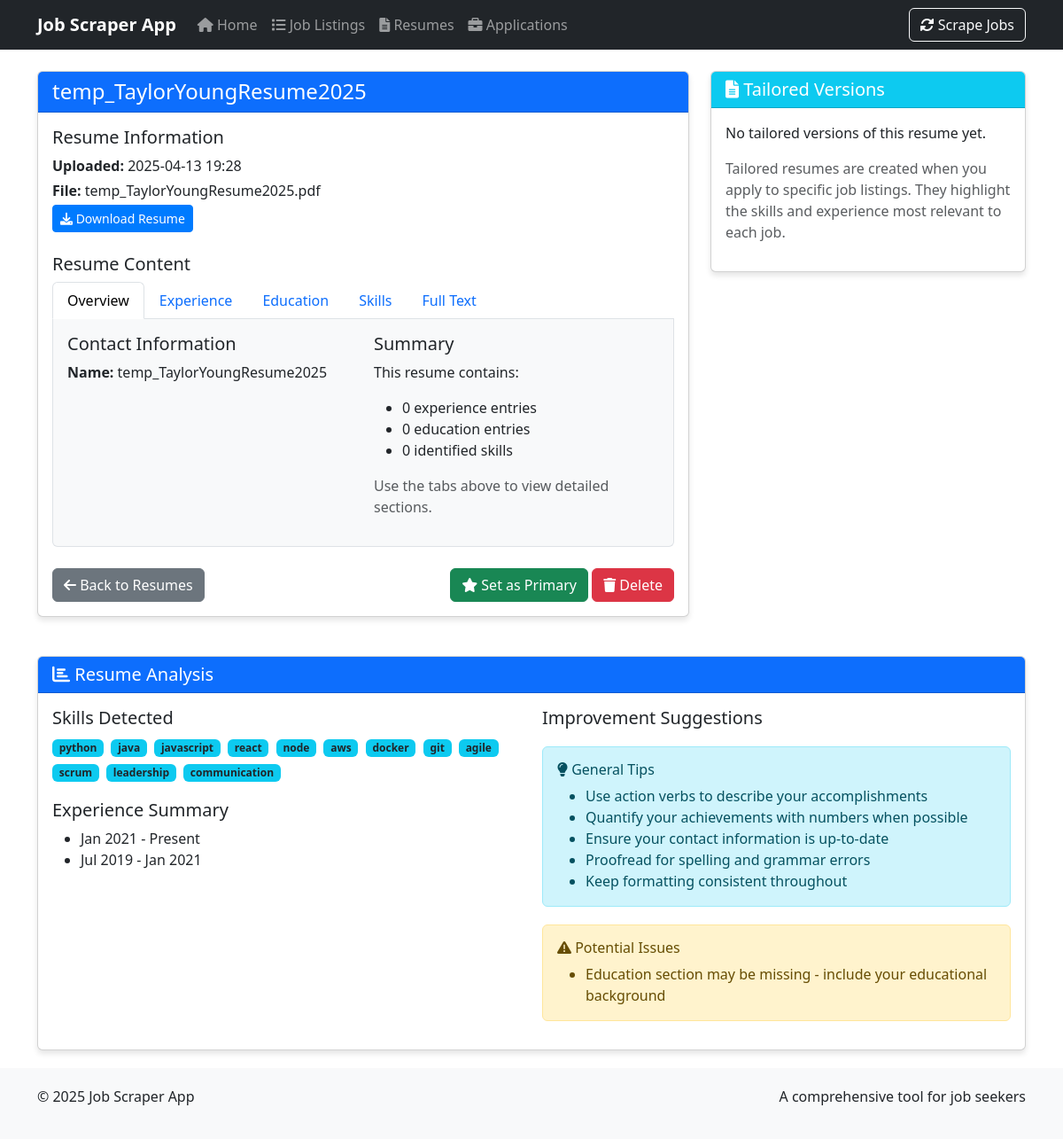
Before: /resume/1 with the older database file.
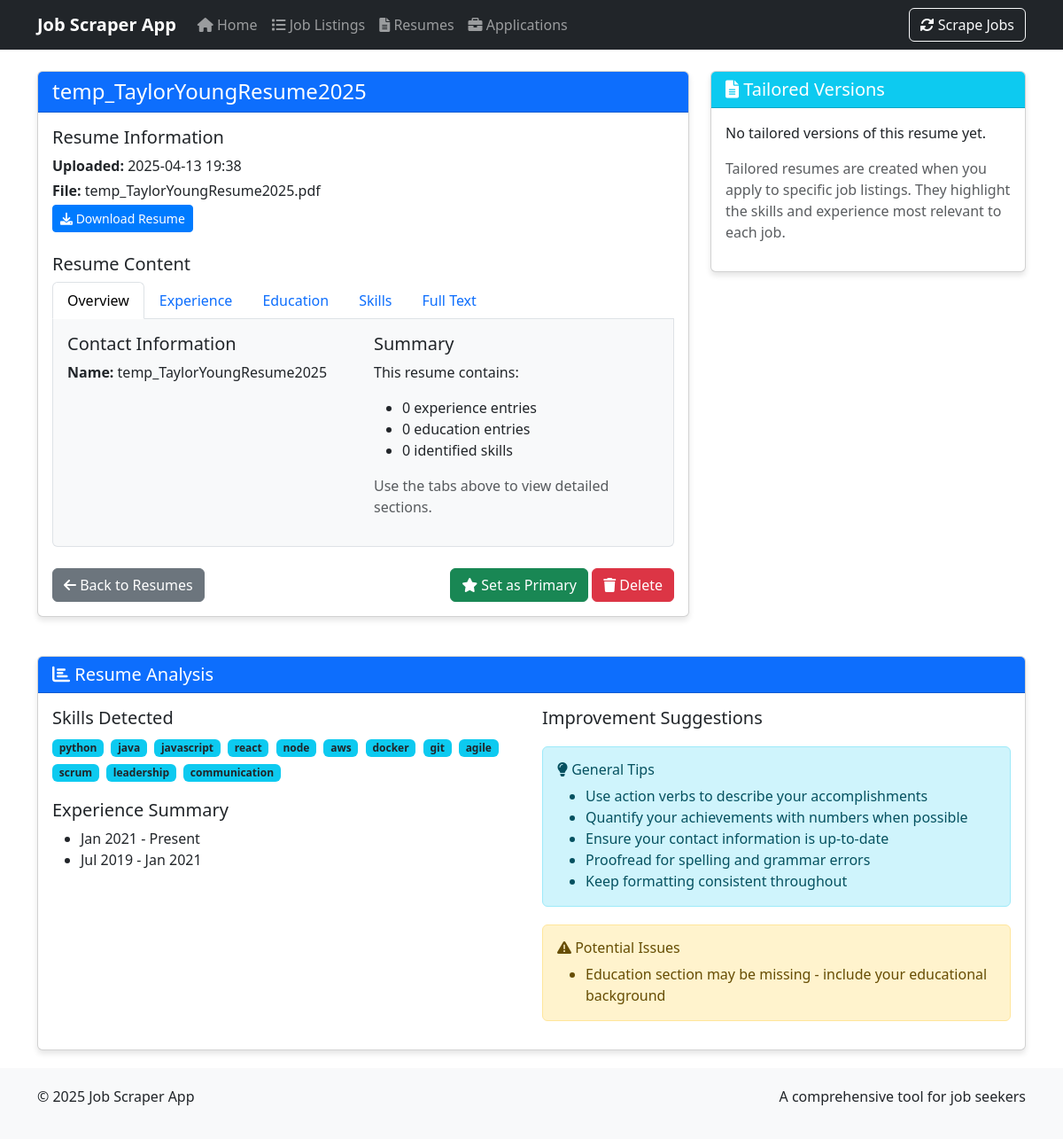
After: the same page with the newer database file.
### job_scraper_app/database/setup.py (models this page shows, shortened)
class Resume(Base):
    __tablename__ = 'resumes'
    id = Column(Integer, primary_key=True)
    name = Column(String(255), nullable=False)
    file_path = Column(String(512), nullable=False)
    content_text = Column(Text)
    upload_date = Column(DateTime, default=datetime.utcnow)
    is_primary = Column(Boolean, default=False)
    tailored_resumes = relationship("TailoredResume", back_populates="base_resume", cascade="all, delete-orphan")

### run_flask_app.py (the view)
@app.route('/resume/<int:resume_id>')
def resume(resume_id):
    session = Session()
    try:
        resume_db = session.query(Resume).filter_by(id=resume_id).first()
        if not resume_db:
            return "Resume not found", 404
        tailored_resumes = session.query(TailoredResume).filter_by(base_resume_id=resume_id).all()
        parser = resume_manager.parser
        resume_data = parser.parse(resume_db.file_path)
        resume = {
            'id': resume_db.id,
            'name': resume_db.name,
            'file_path': resume_db.file_path,
            'content_text': resume_db.content_text,
            'upload_date': resume_db.upload_date,
            'is_primary': resume_db.is_primary,
            'email': resume_data.get('email', []) if resume_data else [],
            'phone': resume_data.get('phone', []) if resume_data else [],
            'education': resume_data.get('education', []) if resume_data else [],
            'experience': resume_data.get('experience', []) if resume_data else [],
            'skills': resume_data.get('skills', []) if resume_data else [],
            'links': resume_data.get('links', {}) if resume_data else {}
        }
        return render_template('resume.html',
                              resume=resume,
                              tailored_resumes=tailored_resumes)
    finally:
        session.close()

### run_flask_app.py (called while the page is built)
@app.template_filter('extract_skills')
def extract_skills_filter(text):
    if not text:
        return []
    common_skills = [
        'python', 'java', 'javascript', 'html', 'css', 'sql', 'react', 'angular', 'vue',
        'node', 'express', 'django', 'flask', 'spring', 'aws', 'azure', 'docker', 'kubernetes',
        'git', 'agile', 'scrum', 'leadership', 'communication', 'teamwork', 'problem-solving'
    ]
    text_lower = text.lower()
    return [skill for skill in common_skills if skill in text_lower]

@app.template_filter('extract_experience')
def extract_experience_filter(text):
    if not text:
        return []
    lines = text.split('\n')
    experience = []
    for line in lines:
        if any(year in line for year in ['2020', '2021', '2022', '2023', '2024', '2025']):
            experience.append(line.strip())
    return experience[:5]  # Return at most 5 experiences

@app.template_test('contains')
def contains_test(value, substring):
    if not value:
        return False
    return substring in value

### job_scraper_app/ui/templates/resume.html (shortened to what this page needs)
{% extends "base.html" %}
{% block content %}
<div class="row">
    <div class="col-md-8">
        <div class="card">
            <div class="card-header {% if resume.is_primary %}bg-success{% else %}bg-primary{% endif %} text-white">
                <h1 class="h4 mb-0">
                    {{ resume.name }}
                </h1>
            </div>
            <div class="card-body">
                <div class="mb-4">
                    <h2 class="h5">Resume Information</h2>
                    <p class="mb-1"><strong>Uploaded:</strong> {{ resume.upload_date.strftime('%Y-%m-%d %H:%M') }}</p>
                    <p class="mb-1"><strong>File:</strong> {{ resume.file_path.split('/')[-1] }}</p>
                    <p class="mb-0">
                        <a href="{{ url_for('download_file', filename=resume.file_path.split('/')[-1]) }}" class="btn btn-sm btn-primary">
                            <i class="fas fa-download"></i> Download Resume
                        </a>
                    </p>
                </div>
                <div class="mb-4">
                    <h2 class="h5">Resume Content</h2>
                    <ul class="nav nav-tabs" id="resumeTabs" role="tablist">
                        <li class="nav-item" role="presentation">
                            <button class="nav-link active" id="overview-tab" data-bs-toggle="tab" data-bs-target="#overview" type="button" role="tab" aria-controls="overview" aria-selected="true">Overview</button>
                        </li>
                        <li class="nav-item" role="presentation">
                            <button class="nav-link" id="experience-tab" data-bs-toggle="tab" data-bs-target="#experience" type="button" role="tab" aria-controls="experience" aria-selected="false">Experience</button>
                        </li>
                        <li class="nav-item" role="presentation">
                            <button class="nav-link" id="education-tab" data-bs-toggle="tab" data-bs-target="#education" type="button" role="tab" aria-controls="education" aria-selected="false">Education</button>
                        </li>
                        <li class="nav-item" role="presentation">
                            <button class="nav-link" id="skills-tab" data-bs-toggle="tab" data-bs-target="#skills" type="button" role="tab" aria-controls="skills" aria-selected="false">Skills</button>
                        </li>
                        <li class="nav-item" role="presentation">
                            <button class="nav-link" id="full-tab" data-bs-toggle="tab" data-bs-target="#full" type="button" role="tab" aria-controls="full" aria-selected="false">Full Text</button>
                        </li>
                    </ul>
                    <div class="tab-content border border-top-0 p-3 rounded-bottom bg-light" style="max-height: 400px; overflow-y: auto;">
                        <div class="tab-pane fade show active" id="overview" role="tabpanel" aria-labelledby="overview-tab">
                            <div class="row">
                                <div class="col-md-6">
                                    <h5>Contact Information</h5>
                                    <p><strong>Name:</strong> {{ resume.name }}</p>
                                </div>
                                <div class="col-md-6">
                                    <h5>Summary</h5>
                                    <p>This resume contains:</p>
                                    <ul>
                                        <li>{{ resume.experience|length }} experience entries</li>
                                        <li>{{ resume.education|length }} education entries</li>
                                        <li>{{ resume.skills|length }} identified skills</li>
                                    </ul>
                                    <p class="text-muted">Use the tabs above to view detailed sections.</p>
                                </div>
                            </div>
                        </div>
                    </div>
                </div>
                <div class="d-flex justify-content-between">
                    <a href="{{ url_for('resumes') }}" class="btn btn-secondary">
                        <i class="fas fa-arrow-left"></i> Back to Resumes
                    </a>
                    <div>
                        {% if not resume.is_primary %}
                            <form action="{{ url_for('set_primary_resume') }}" method="post" class="d-inline">
                                <button type="submit" class="btn btn-success">
                                    <i class="fas fa-star"></i> Set as Primary
                                </button>
                            </form>
                        {% endif %}
                        <form action="{{ url_for('delete_resume') }}" method="post" class="d-inline" onsubmit="return confirm('Are you sure you want to delete this resume?');">
                            <button type="submit" class="btn btn-danger">
                                <i class="fas fa-trash"></i> Delete
                            </button>
                        </form>
                    </div>
                </div>
            </div>
        </div>
    </div>
    <div class="col-md-4">
        <div class="card">
            <div class="card-header bg-info text-white">
                <h2 class="h5 mb-0"><i class="fas fa-file-alt"></i> Tailored Versions</h2>
            </div>
            <div class="card-body">
                {% if tailored_resumes %}
                    <div class="list-group">
                        {% for tailored in tailored_resumes %}
                            <div class="list-group-item">
                                <h5 class="mb-1">{{ tailored.name }}</h5>
                                <p class="mb-1">
                                    <small class="text-muted">Created: {{ tailored.creation_date.strftime('%Y-%m-%d') }}</small>
                                </p>
                                <p class="mb-1">
                                    <small>For: <a href="{{ url_for('job_listing', job_id=tailored.job_listing_id) }}">{{ tailored.job_listing.title }} at {{ tailored.job_listing.company_name }}</a></small>
                                </p>
                                <div class="btn-group btn-group-sm">
                                    <a href="{{ url_for('download_file', filename=tailored.file_path.split('/')[-1]) }}" class="btn btn-outline-primary">
                                        <i class="fas fa-download"></i> Download
                                    </a>
                                </div>
                            </div>
                        {% endfor %}
                    </div>
                {% else %}
                    <p>No tailored versions of this resume yet.</p>
                    <p class="text-muted">Tailored resumes are created when you apply to specific job listings. They highlight the skills and experience most relevant to each job.</p>
                {% endif %}
            </div>
        </div>
    </div>
</div>
<div class="row mt-4">
    <div class="col-md-12">
        <div class="card">
            <div class="card-header bg-primary text-white">
                <h2 class="h5 mb-0"><i class="fas fa-chart-bar"></i> Resume Analysis</h2>
            </div>
            <div class="card-body">
                <div class="row">
                    <div class="col-md-6">
                        <h5>Skills Detected</h5>
                        <div class="mb-3">
                            {% set skills = resume.content_text|extract_skills %}
                            {% if skills %}
                                <div>
                                    {% for skill in skills %}
                                        <span class="badge bg-info text-dark me-1 mb-1">{{ skill }}</span>
                                    {% endfor %}
                                </div>
                            {% else %}
                                <p class="text-muted">No skills detected. Consider adding a skills section to your resume.</p>
                            {% endif %}
                        </div>
                        <h5>Experience Summary</h5>
                        <div>
                            {% set experience = resume.content_text|extract_experience %}
                            {% if experience %}
                                <ul>
                                    {% for exp in experience %}
                                        <li>{{ exp }}</li>
                                    {% endfor %}
                                </ul>
                            {% else %}
                                <p class="text-muted">No experience details detected. Make sure your resume includes a clear work experience section.</p>
                            {% endif %}
                        </div>
                    </div>
                    <div class="col-md-6">
                        <h5>Improvement Suggestions</h5>
                        <div class="alert alert-info">
                            <h6><i class="fas fa-lightbulb"></i> General Tips</h6>
                            <ul class="mb-0">
                                <li>Use action verbs to describe your accomplishments</li>
                                <li>Quantify your achievements with numbers when possible</li>
                                <li>Ensure your contact information is up-to-date</li>
                                <li>Proofread for spelling and grammar errors</li>
                                <li>Keep formatting consistent throughout</li>
                            </ul>
                        </div>
                        <div class="alert alert-warning">
                            <h6><i class="fas fa-exclamation-triangle"></i> Potential Issues</h6>
                            <ul class="mb-0">
                                {% if not resume.content_text|lower is contains('education') %}
                                    <li>Education section may be missing - include your educational background</li>
                                {% endif %}
                            </ul>
                        </div>
                    </div>
                </div>
            </div>
        </div>
    </div>
</div>
{% endblock %}

### job_scraper_app/ui/templates/base.html (shortened to what this page needs)
<!DOCTYPE html>
<html lang="en">
<head>
    <link href="https://cdn.jsdelivr.net/npm/bootstrap@5.3.0-alpha1/dist/css/bootstrap.min.css" rel="stylesheet">
    <link rel="stylesheet" href="https://cdnjs.cloudflare.com/ajax/libs/font-awesome/6.0.0/css/all.min.css">
</head>
<body>
    <nav class="navbar navbar-expand-lg navbar-dark bg-dark fixed-top">
        <div class="container">
            <a class="navbar-brand" href="{{ url_for('index') }}">Job Scraper App</a>
            <div class="collapse navbar-collapse" id="navbarNav">
                <ul class="navbar-nav me-auto">
                    <li class="nav-item">
                        <a class="nav-link {% if request.path == url_for('index') %}active{% endif %}" href="{{ url_for('index') }}">
                            <i class="fas fa-home"></i> Home
                        </a>
                    </li>
                    <li class="nav-item">
                        <a class="nav-link {% if request.path == url_for('job_listings') %}active{% endif %}" href="{{ url_for('job_listings') }}">
                            <i class="fas fa-list"></i> Job Listings
                        </a>
                    </li>
                    <li class="nav-item">
                        <a class="nav-link {% if request.path == url_for('resumes') %}active{% endif %}" href="{{ url_for('resumes') }}">
                            <i class="fas fa-file-alt"></i> Resumes
                        </a>
                    </li>
                    <li class="nav-item">
                        <a class="nav-link {% if request.path == url_for('applications') %}active{% endif %}" href="{{ url_for('applications') }}">
                            <i class="fas fa-briefcase"></i> Applications
                        </a>
                    </li>
                </ul>
                <form class="d-flex" action="{{ url_for('scrape') }}" method="post">
                    <button class="btn btn-outline-light" type="submit">
                        <i class="fas fa-sync-alt"></i> Scrape Jobs
                    </button>
                </form>
            </div>
        </div>
    </nav>
    <div class="container content mt-4">
        {% block content %}{% endblock %}
    </div>
    <footer class="footer">
        <div class="container">
            <div class="row">
                <div class="col-md-6">
                    <p>&copy; 2025 Job Scraper App</p>
                </div>
                <div class="col-md-6 text-end">
                    <p>A comprehensive tool for job seekers</p>
                </div>
            </div>
        </div>
    </footer>
</body>
</html>

### job_scraper_app/ui/templates/base.html (style rules this page uses)
body { padding-top: 56px; min-height: 100vh; display: flex; flex-direction: column; }
.content { flex: 1; }
.footer { margin-top: auto; padding: 20px 0; background-color: #f8f9fa; }
.navbar-brand { font-weight: bold; }
.card { margin-bottom: 20px; box-shadow: 0 4px 6px rgba(0, 0, 0, 0.1); }
.card-header { font-weight: bold; }
.btn-primary { background-color: #007bff; border-color: #007bff; }
.alert { margin-top: 20px; }

Changed rows visible on the page:
changed Resume "temp_TaylorYoungResume2025": upload_date "2025-04-13 19:28" → "2025-04-13 19:38"
